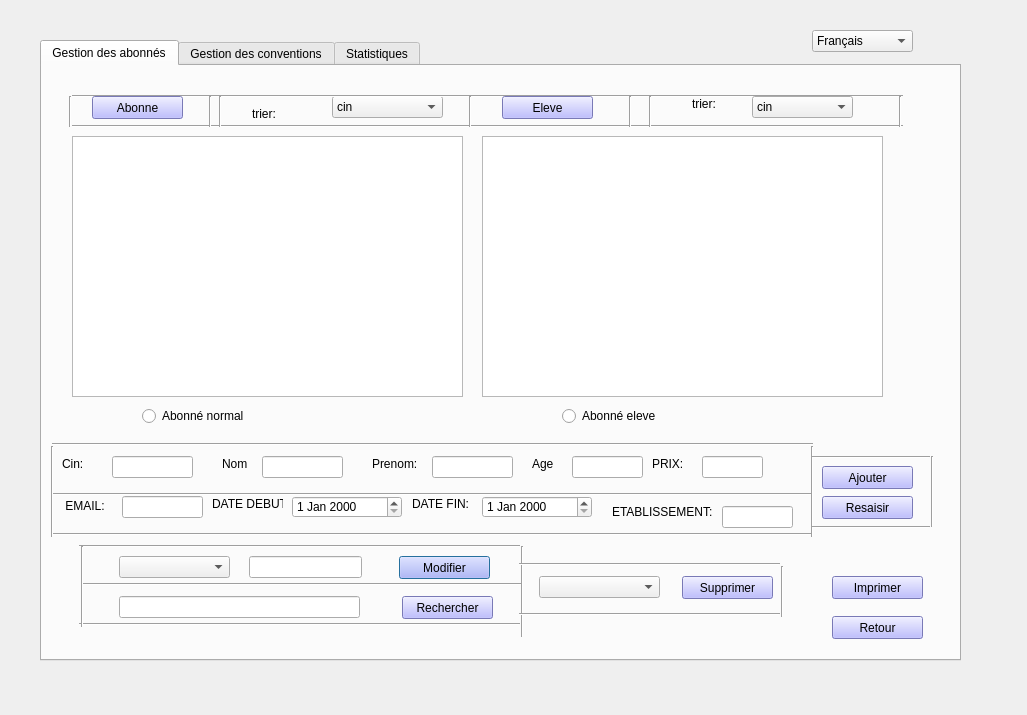
<?xml version="1.0" encoding="UTF-8"?>
<ui version="4.0">
 <class>gerer_abonne</class>
 <widget class="QDialog" name="gerer_abonne">
  <property name="geometry">
   <rect>
    <x>0</x>
    <y>0</y>
    <width>1027</width>
    <height>715</height>
   </rect>
  </property>
  <property name="windowTitle">
   <string>Dialog</string>
  </property>
  <widget class="QTabWidget" name="tabWidget">
   <property name="geometry">
    <rect>
     <x>40</x>
     <y>40</y>
     <width>921</width>
     <height>621</height>
    </rect>
   </property>
   <property name="currentIndex">
    <number>0</number>
   </property>
   <widget class="QWidget" name="tab_4">
    <attribute name="title">
     <string>Gestion des abonnés</string>
    </attribute>
    <widget class="QLabel" name="trier">
     <property name="geometry">
      <rect>
       <x>210</x>
       <y>40</y>
       <width>55</width>
       <height>16</height>
      </rect>
     </property>
     <property name="text">
      <string>trier: </string>
     </property>
    </widget>
    <widget class="QComboBox" name="comboTri_Ab">
     <property name="geometry">
      <rect>
       <x>290</x>
       <y>30</y>
       <width>111</width>
       <height>22</height>
      </rect>
     </property>
     <item>
      <property name="text">
       <string>cin</string>
      </property>
     </item>
     <item>
      <property name="text">
       <string>prenom</string>
      </property>
     </item>
     <item>
      <property name="text">
       <string>nom</string>
      </property>
     </item>
     <item>
      <property name="text">
       <string>age</string>
      </property>
     </item>
    </widget>
    <widget class="Line" name="line_47">
     <property name="geometry">
      <rect>
       <x>30</x>
       <y>20</y>
       <width>831</width>
       <height>20</height>
      </rect>
     </property>
     <property name="orientation">
      <enum>Qt::Horizontal</enum>
     </property>
    </widget>
    <widget class="Line" name="line_48">
     <property name="geometry">
      <rect>
       <x>30</x>
       <y>50</y>
       <width>831</width>
       <height>20</height>
      </rect>
     </property>
     <property name="orientation">
      <enum>Qt::Horizontal</enum>
     </property>
    </widget>
    <widget class="Line" name="line_49">
     <property name="geometry">
      <rect>
       <x>420</x>
       <y>30</y>
       <width>16</width>
       <height>31</height>
      </rect>
     </property>
     <property name="orientation">
      <enum>Qt::Vertical</enum>
     </property>
    </widget>
    <widget class="Line" name="line_50">
     <property name="geometry">
      <rect>
       <x>850</x>
       <y>30</y>
       <width>16</width>
       <height>31</height>
      </rect>
     </property>
     <property name="orientation">
      <enum>Qt::Vertical</enum>
     </property>
    </widget>
    <widget class="Line" name="line_51">
     <property name="geometry">
      <rect>
       <x>20</x>
       <y>30</y>
       <width>16</width>
       <height>31</height>
      </rect>
     </property>
     <property name="orientation">
      <enum>Qt::Vertical</enum>
     </property>
    </widget>
    <widget class="Line" name="line_52">
     <property name="geometry">
      <rect>
       <x>160</x>
       <y>30</y>
       <width>16</width>
       <height>31</height>
      </rect>
     </property>
     <property name="orientation">
      <enum>Qt::Vertical</enum>
     </property>
    </widget>
    <widget class="Line" name="line_53">
     <property name="geometry">
      <rect>
       <x>170</x>
       <y>30</y>
       <width>16</width>
       <height>31</height>
      </rect>
     </property>
     <property name="orientation">
      <enum>Qt::Vertical</enum>
     </property>
    </widget>
    <widget class="Line" name="line_54">
     <property name="geometry">
      <rect>
       <x>580</x>
       <y>30</y>
       <width>16</width>
       <height>31</height>
      </rect>
     </property>
     <property name="orientation">
      <enum>Qt::Vertical</enum>
     </property>
    </widget>
    <widget class="Line" name="line_55">
     <property name="geometry">
      <rect>
       <x>600</x>
       <y>30</y>
       <width>16</width>
       <height>31</height>
      </rect>
     </property>
     <property name="orientation">
      <enum>Qt::Vertical</enum>
     </property>
    </widget>
    <widget class="QLabel" name="trier_el">
     <property name="geometry">
      <rect>
       <x>650</x>
       <y>30</y>
       <width>55</width>
       <height>16</height>
      </rect>
     </property>
     <property name="text">
      <string>trier:</string>
     </property>
    </widget>
    <widget class="QComboBox" name="comboTri_EL">
     <property name="geometry">
      <rect>
       <x>710</x>
       <y>30</y>
       <width>101</width>
       <height>22</height>
      </rect>
     </property>
     <item>
      <property name="text">
       <string>cin</string>
      </property>
     </item>
     <item>
      <property name="text">
       <string>prenom</string>
      </property>
     </item>
     <item>
      <property name="text">
       <string>nom</string>
      </property>
     </item>
     <item>
      <property name="text">
       <string>age</string>
      </property>
     </item>
    </widget>
    <widget class="QTableView" name="tableView_ab">
     <property name="geometry">
      <rect>
       <x>30</x>
       <y>70</y>
       <width>391</width>
       <height>261</height>
      </rect>
     </property>
    </widget>
    <widget class="QTableView" name="tableView_el">
     <property name="geometry">
      <rect>
       <x>440</x>
       <y>70</y>
       <width>401</width>
       <height>261</height>
      </rect>
     </property>
    </widget>
    <widget class="QRadioButton" name="radioButton_Ab">
     <property name="geometry">
      <rect>
       <x>100</x>
       <y>340</y>
       <width>131</width>
       <height>20</height>
      </rect>
     </property>
     <property name="text">
      <string>Abonné normal</string>
     </property>
    </widget>
    <widget class="QRadioButton" name="radioButton_el">
     <property name="geometry">
      <rect>
       <x>520</x>
       <y>340</y>
       <width>131</width>
       <height>20</height>
      </rect>
     </property>
     <property name="text">
      <string>Abonné eleve</string>
     </property>
    </widget>
    <widget class="QLineEdit" name="CIN">
     <property name="geometry">
      <rect>
       <x>70</x>
       <y>390</y>
       <width>81</width>
       <height>22</height>
      </rect>
     </property>
    </widget>
    <widget class="QLineEdit" name="NOM">
     <property name="geometry">
      <rect>
       <x>220</x>
       <y>390</y>
       <width>81</width>
       <height>22</height>
      </rect>
     </property>
    </widget>
    <widget class="QLabel" name="label_cin">
     <property name="geometry">
      <rect>
       <x>20</x>
       <y>390</y>
       <width>55</width>
       <height>16</height>
      </rect>
     </property>
     <property name="text">
      <string>Cin:</string>
     </property>
    </widget>
    <widget class="QLabel" name="label_nom">
     <property name="geometry">
      <rect>
       <x>180</x>
       <y>390</y>
       <width>55</width>
       <height>16</height>
      </rect>
     </property>
     <property name="text">
      <string>Nom</string>
     </property>
    </widget>
    <widget class="QLabel" name="label_prenom">
     <property name="geometry">
      <rect>
       <x>330</x>
       <y>390</y>
       <width>51</width>
       <height>16</height>
      </rect>
     </property>
     <property name="text">
      <string>Prenom:</string>
     </property>
    </widget>
    <widget class="QLineEdit" name="PRENOM">
     <property name="geometry">
      <rect>
       <x>390</x>
       <y>390</y>
       <width>81</width>
       <height>22</height>
      </rect>
     </property>
    </widget>
    <widget class="QLineEdit" name="age_ab">
     <property name="geometry">
      <rect>
       <x>530</x>
       <y>390</y>
       <width>71</width>
       <height>22</height>
      </rect>
     </property>
    </widget>
    <widget class="QLabel" name="label_email">
     <property name="geometry">
      <rect>
       <x>20</x>
       <y>430</y>
       <width>71</width>
       <height>20</height>
      </rect>
     </property>
     <property name="text">
      <string> EMAIL:</string>
     </property>
    </widget>
    <widget class="QLabel" name="label_DD">
     <property name="geometry">
      <rect>
       <x>170</x>
       <y>430</y>
       <width>71</width>
       <height>16</height>
      </rect>
     </property>
     <property name="text">
      <string>DATE DEBUT:</string>
     </property>
    </widget>
    <widget class="QLabel" name="label_age">
     <property name="geometry">
      <rect>
       <x>490</x>
       <y>390</y>
       <width>55</width>
       <height>16</height>
      </rect>
     </property>
     <property name="text">
      <string>Age</string>
     </property>
    </widget>
    <widget class="QLineEdit" name="ADRESSE">
     <property name="geometry">
      <rect>
       <x>80</x>
       <y>430</y>
       <width>81</width>
       <height>22</height>
      </rect>
     </property>
    </widget>
    <widget class="QDateEdit" name="Date_Debut">
     <property name="geometry">
      <rect>
       <x>250</x>
       <y>430</y>
       <width>110</width>
       <height>22</height>
      </rect>
     </property>
    </widget>
    <widget class="QDateEdit" name="Date_Fin">
     <property name="geometry">
      <rect>
       <x>440</x>
       <y>430</y>
       <width>110</width>
       <height>22</height>
      </rect>
     </property>
    </widget>
    <widget class="QLabel" name="label_DF">
     <property name="geometry">
      <rect>
       <x>370</x>
       <y>430</y>
       <width>101</width>
       <height>16</height>
      </rect>
     </property>
     <property name="text">
      <string>DATE FIN:</string>
     </property>
    </widget>
    <widget class="QLabel" name="label_prix">
     <property name="geometry">
      <rect>
       <x>610</x>
       <y>390</y>
       <width>51</width>
       <height>16</height>
      </rect>
     </property>
     <property name="text">
      <string>PRIX:</string>
     </property>
    </widget>
    <widget class="QLineEdit" name="PRIX">
     <property name="geometry">
      <rect>
       <x>660</x>
       <y>390</y>
       <width>61</width>
       <height>22</height>
      </rect>
     </property>
    </widget>
    <widget class="QLabel" name="label_etablissement">
     <property name="geometry">
      <rect>
       <x>570</x>
       <y>430</y>
       <width>111</width>
       <height>31</height>
      </rect>
     </property>
     <property name="text">
      <string>ETABLISSEMENT:</string>
     </property>
    </widget>
    <widget class="QLineEdit" name="ETABLISSEMENT">
     <property name="geometry">
      <rect>
       <x>680</x>
       <y>440</y>
       <width>71</width>
       <height>22</height>
      </rect>
     </property>
    </widget>
    <widget class="QPushButton" name="modifierAbonne">
     <property name="geometry">
      <rect>
       <x>357</x>
       <y>490</y>
       <width>91</width>
       <height>23</height>
      </rect>
     </property>
     <property name="styleSheet">
      <string notr="true">background-color: rgb(170, 170, 255);</string>
     </property>
     <property name="text">
      <string>Modifier</string>
     </property>
    </widget>
    <widget class="QLineEdit" name="nomModif">
     <property name="geometry">
      <rect>
       <x>207</x>
       <y>490</y>
       <width>113</width>
       <height>22</height>
      </rect>
     </property>
    </widget>
    <widget class="QComboBox" name="comboModif">
     <property name="geometry">
      <rect>
       <x>77</x>
       <y>490</y>
       <width>111</width>
       <height>22</height>
      </rect>
     </property>
    </widget>
    <widget class="Line" name="line_56">
     <property name="geometry">
      <rect>
       <x>10</x>
       <y>370</y>
       <width>761</width>
       <height>16</height>
      </rect>
     </property>
     <property name="orientation">
      <enum>Qt::Horizontal</enum>
     </property>
    </widget>
    <widget class="Line" name="line_57">
     <property name="geometry">
      <rect>
       <x>10</x>
       <y>420</y>
       <width>761</width>
       <height>16</height>
      </rect>
     </property>
     <property name="orientation">
      <enum>Qt::Horizontal</enum>
     </property>
    </widget>
    <widget class="Line" name="line_58">
     <property name="geometry">
      <rect>
       <x>10</x>
       <y>460</y>
       <width>761</width>
       <height>16</height>
      </rect>
     </property>
     <property name="orientation">
      <enum>Qt::Horizontal</enum>
     </property>
    </widget>
    <widget class="Line" name="line_59">
     <property name="geometry">
      <rect>
       <x>0</x>
       <y>380</y>
       <width>20</width>
       <height>91</height>
      </rect>
     </property>
     <property name="orientation">
      <enum>Qt::Vertical</enum>
     </property>
    </widget>
    <widget class="Line" name="line_60">
     <property name="geometry">
      <rect>
       <x>760</x>
       <y>380</y>
       <width>20</width>
       <height>91</height>
      </rect>
     </property>
     <property name="orientation">
      <enum>Qt::Vertical</enum>
     </property>
    </widget>
    <widget class="Line" name="line_61">
     <property name="geometry">
      <rect>
       <x>770</x>
       <y>390</y>
       <width>118</width>
       <height>3</height>
      </rect>
     </property>
     <property name="orientation">
      <enum>Qt::Horizontal</enum>
     </property>
    </widget>
    <widget class="Line" name="line_62">
     <property name="geometry">
      <rect>
       <x>770</x>
       <y>460</y>
       <width>118</width>
       <height>3</height>
      </rect>
     </property>
     <property name="orientation">
      <enum>Qt::Horizontal</enum>
     </property>
    </widget>
    <widget class="Line" name="line_63">
     <property name="geometry">
      <rect>
       <x>880</x>
       <y>390</y>
       <width>20</width>
       <height>71</height>
      </rect>
     </property>
     <property name="orientation">
      <enum>Qt::Vertical</enum>
     </property>
    </widget>
    <widget class="QLineEdit" name="Recherche_Cin">
     <property name="geometry">
      <rect>
       <x>77</x>
       <y>530</y>
       <width>241</width>
       <height>22</height>
      </rect>
     </property>
    </widget>
    <widget class="Line" name="line_64">
     <property name="geometry">
      <rect>
       <x>37</x>
       <y>470</y>
       <width>441</width>
       <height>20</height>
      </rect>
     </property>
     <property name="orientation">
      <enum>Qt::Horizontal</enum>
     </property>
    </widget>
    <widget class="Line" name="line_65">
     <property name="geometry">
      <rect>
       <x>40</x>
       <y>510</y>
       <width>441</width>
       <height>16</height>
      </rect>
     </property>
     <property name="orientation">
      <enum>Qt::Horizontal</enum>
     </property>
    </widget>
    <widget class="Line" name="line_66">
     <property name="geometry">
      <rect>
       <x>37</x>
       <y>550</y>
       <width>441</width>
       <height>16</height>
      </rect>
     </property>
     <property name="orientation">
      <enum>Qt::Horizontal</enum>
     </property>
    </widget>
    <widget class="Line" name="line_67">
     <property name="geometry">
      <rect>
       <x>30</x>
       <y>480</y>
       <width>20</width>
       <height>81</height>
      </rect>
     </property>
     <property name="orientation">
      <enum>Qt::Vertical</enum>
     </property>
    </widget>
    <widget class="Line" name="line_68">
     <property name="geometry">
      <rect>
       <x>470</x>
       <y>480</y>
       <width>20</width>
       <height>91</height>
      </rect>
     </property>
     <property name="orientation">
      <enum>Qt::Vertical</enum>
     </property>
    </widget>
    <widget class="QComboBox" name="comboSupp">
     <property name="geometry">
      <rect>
       <x>497</x>
       <y>510</y>
       <width>121</width>
       <height>22</height>
      </rect>
     </property>
    </widget>
    <widget class="Line" name="line_69">
     <property name="geometry">
      <rect>
       <x>477</x>
       <y>490</y>
       <width>261</width>
       <height>16</height>
      </rect>
     </property>
     <property name="orientation">
      <enum>Qt::Horizontal</enum>
     </property>
    </widget>
    <widget class="Line" name="line_70">
     <property name="geometry">
      <rect>
       <x>477</x>
       <y>540</y>
       <width>261</width>
       <height>16</height>
      </rect>
     </property>
     <property name="orientation">
      <enum>Qt::Horizontal</enum>
     </property>
    </widget>
    <widget class="Line" name="line_71">
     <property name="geometry">
      <rect>
       <x>730</x>
       <y>500</y>
       <width>20</width>
       <height>51</height>
      </rect>
     </property>
     <property name="orientation">
      <enum>Qt::Vertical</enum>
     </property>
    </widget>
    <widget class="QPushButton" name="Rechercher">
     <property name="geometry">
      <rect>
       <x>360</x>
       <y>530</y>
       <width>91</width>
       <height>23</height>
      </rect>
     </property>
     <property name="styleSheet">
      <string notr="true">background-color: rgb(170, 170, 255);</string>
     </property>
     <property name="text">
      <string>Rechercher</string>
     </property>
    </widget>
    <widget class="QPushButton" name="supprimerAbonne">
     <property name="geometry">
      <rect>
       <x>640</x>
       <y>510</y>
       <width>91</width>
       <height>23</height>
      </rect>
     </property>
     <property name="styleSheet">
      <string notr="true">background-color: rgb(170, 170, 255);</string>
     </property>
     <property name="text">
      <string>Supprimer</string>
     </property>
    </widget>
    <widget class="QPushButton" name="Imprimer">
     <property name="geometry">
      <rect>
       <x>790</x>
       <y>510</y>
       <width>91</width>
       <height>23</height>
      </rect>
     </property>
     <property name="styleSheet">
      <string notr="true">background-color: rgb(170, 170, 255);</string>
     </property>
     <property name="text">
      <string>Imprimer</string>
     </property>
    </widget>
    <widget class="QPushButton" name="Retour_ab">
     <property name="geometry">
      <rect>
       <x>790</x>
       <y>550</y>
       <width>91</width>
       <height>23</height>
      </rect>
     </property>
     <property name="styleSheet">
      <string notr="true">background-color: rgb(170, 170, 255);</string>
     </property>
     <property name="text">
      <string>Retour</string>
     </property>
    </widget>
    <widget class="QPushButton" name="ajouterAbonne">
     <property name="geometry">
      <rect>
       <x>780</x>
       <y>400</y>
       <width>91</width>
       <height>23</height>
      </rect>
     </property>
     <property name="styleSheet">
      <string notr="true">background-color: rgb(170, 170, 255);</string>
     </property>
     <property name="text">
      <string>Ajouter</string>
     </property>
    </widget>
    <widget class="QPushButton" name="afficher_Ab">
     <property name="geometry">
      <rect>
       <x>50</x>
       <y>30</y>
       <width>91</width>
       <height>23</height>
      </rect>
     </property>
     <property name="styleSheet">
      <string notr="true">background-color: rgb(170, 170, 255);</string>
     </property>
     <property name="text">
      <string>Abonne</string>
     </property>
    </widget>
    <widget class="QPushButton" name="afficher_EL">
     <property name="geometry">
      <rect>
       <x>460</x>
       <y>30</y>
       <width>91</width>
       <height>23</height>
      </rect>
     </property>
     <property name="styleSheet">
      <string notr="true">background-color: rgb(170, 170, 255);</string>
     </property>
     <property name="text">
      <string>Eleve</string>
     </property>
    </widget>
    <widget class="QPushButton" name="Resaisir">
     <property name="geometry">
      <rect>
       <x>780</x>
       <y>430</y>
       <width>91</width>
       <height>23</height>
      </rect>
     </property>
     <property name="styleSheet">
      <string notr="true">background-color: rgb(170, 170, 255);</string>
     </property>
     <property name="text">
      <string>Resaisir</string>
     </property>
    </widget>
   </widget>
   <widget class="QWidget" name="tab_5">
    <attribute name="title">
     <string>Gestion des conventions</string>
    </attribute>
    <widget class="Line" name="line_72">
     <property name="geometry">
      <rect>
       <x>40</x>
       <y>70</y>
       <width>831</width>
       <height>20</height>
      </rect>
     </property>
     <property name="orientation">
      <enum>Qt::Horizontal</enum>
     </property>
    </widget>
    <widget class="QPushButton" name="afficherConv">
     <property name="geometry">
      <rect>
       <x>60</x>
       <y>30</y>
       <width>291</width>
       <height>31</height>
      </rect>
     </property>
     <property name="styleSheet">
      <string notr="true">background-color: rgb(170, 170, 255);</string>
     </property>
     <property name="text">
      <string>Liste des conventions </string>
     </property>
    </widget>
    <widget class="Line" name="line_73">
     <property name="geometry">
      <rect>
       <x>380</x>
       <y>20</y>
       <width>20</width>
       <height>61</height>
      </rect>
     </property>
     <property name="orientation">
      <enum>Qt::Vertical</enum>
     </property>
    </widget>
    <widget class="Line" name="line_74">
     <property name="geometry">
      <rect>
       <x>860</x>
       <y>20</y>
       <width>20</width>
       <height>61</height>
      </rect>
     </property>
     <property name="orientation">
      <enum>Qt::Vertical</enum>
     </property>
    </widget>
    <widget class="Line" name="line_75">
     <property name="geometry">
      <rect>
       <x>40</x>
       <y>10</y>
       <width>831</width>
       <height>20</height>
      </rect>
     </property>
     <property name="orientation">
      <enum>Qt::Horizontal</enum>
     </property>
    </widget>
    <widget class="QLabel" name="trier_conv">
     <property name="geometry">
      <rect>
       <x>400</x>
       <y>50</y>
       <width>55</width>
       <height>16</height>
      </rect>
     </property>
     <property name="text">
      <string>trier: </string>
     </property>
    </widget>
    <widget class="QComboBox" name="comboTri_conv">
     <property name="geometry">
      <rect>
       <x>450</x>
       <y>40</y>
       <width>111</width>
       <height>22</height>
      </rect>
     </property>
     <item>
      <property name="text">
       <string>--</string>
      </property>
     </item>
     <item>
      <property name="text">
       <string>ID</string>
      </property>
     </item>
     <item>
      <property name="text">
       <string>NomEntreprise</string>
      </property>
     </item>
    </widget>
    <widget class="Line" name="line_76">
     <property name="geometry">
      <rect>
       <x>30</x>
       <y>20</y>
       <width>20</width>
       <height>61</height>
      </rect>
     </property>
     <property name="orientation">
      <enum>Qt::Vertical</enum>
     </property>
    </widget>
    <widget class="Line" name="line_77">
     <property name="geometry">
      <rect>
       <x>370</x>
       <y>20</y>
       <width>20</width>
       <height>61</height>
      </rect>
     </property>
     <property name="orientation">
      <enum>Qt::Vertical</enum>
     </property>
    </widget>
    <widget class="Line" name="line_78">
     <property name="geometry">
      <rect>
       <x>610</x>
       <y>20</y>
       <width>20</width>
       <height>61</height>
      </rect>
     </property>
     <property name="orientation">
      <enum>Qt::Vertical</enum>
     </property>
    </widget>
    <widget class="Line" name="line_79">
     <property name="geometry">
      <rect>
       <x>600</x>
       <y>20</y>
       <width>20</width>
       <height>61</height>
      </rect>
     </property>
     <property name="orientation">
      <enum>Qt::Vertical</enum>
     </property>
    </widget>
    <widget class="QPushButton" name="Imprimer_2">
     <property name="geometry">
      <rect>
       <x>670</x>
       <y>30</y>
       <width>161</width>
       <height>31</height>
      </rect>
     </property>
     <property name="styleSheet">
      <string notr="true">background-color: rgb(170, 170, 255);</string>
     </property>
     <property name="text">
      <string>Imprimer</string>
     </property>
    </widget>
    <widget class="QTableView" name="tableView_conv">
     <property name="geometry">
      <rect>
       <x>70</x>
       <y>90</y>
       <width>741</width>
       <height>261</height>
      </rect>
     </property>
    </widget>
    <widget class="Line" name="line_80">
     <property name="geometry">
      <rect>
       <x>30</x>
       <y>350</y>
       <width>841</width>
       <height>16</height>
      </rect>
     </property>
     <property name="orientation">
      <enum>Qt::Horizontal</enum>
     </property>
    </widget>
    <widget class="Line" name="line_81">
     <property name="geometry">
      <rect>
       <x>30</x>
       <y>410</y>
       <width>841</width>
       <height>16</height>
      </rect>
     </property>
     <property name="orientation">
      <enum>Qt::Horizontal</enum>
     </property>
    </widget>
    <widget class="QLabel" name="label_id">
     <property name="geometry">
      <rect>
       <x>40</x>
       <y>380</y>
       <width>55</width>
       <height>16</height>
      </rect>
     </property>
     <property name="text">
      <string>ID:</string>
     </property>
    </widget>
    <widget class="QLineEdit" name="IdConv">
     <property name="geometry">
      <rect>
       <x>70</x>
       <y>380</y>
       <width>113</width>
       <height>22</height>
      </rect>
     </property>
    </widget>
    <widget class="QLabel" name="label_nomEntre">
     <property name="geometry">
      <rect>
       <x>200</x>
       <y>380</y>
       <width>111</width>
       <height>16</height>
      </rect>
     </property>
     <property name="text">
      <string>Nom Entreprise:</string>
     </property>
    </widget>
    <widget class="QLabel" name="label_date">
     <property name="geometry">
      <rect>
       <x>420</x>
       <y>380</y>
       <width>55</width>
       <height>16</height>
      </rect>
     </property>
     <property name="text">
      <string>Date fin:</string>
     </property>
    </widget>
    <widget class="QLineEdit" name="nomEntreprise">
     <property name="geometry">
      <rect>
       <x>300</x>
       <y>380</y>
       <width>113</width>
       <height>22</height>
      </rect>
     </property>
    </widget>
    <widget class="QDateEdit" name="dateEdit_Conv">
     <property name="geometry">
      <rect>
       <x>480</x>
       <y>380</y>
       <width>110</width>
       <height>22</height>
      </rect>
     </property>
    </widget>
    <widget class="QPushButton" name="ajouter_Conv">
     <property name="geometry">
      <rect>
       <x>650</x>
       <y>380</y>
       <width>91</width>
       <height>23</height>
      </rect>
     </property>
     <property name="styleSheet">
      <string notr="true">background-color: rgb(170, 170, 255);</string>
     </property>
     <property name="text">
      <string>Ajouter</string>
     </property>
    </widget>
    <widget class="QPushButton" name="resaisir_Conv">
     <property name="geometry">
      <rect>
       <x>760</x>
       <y>380</y>
       <width>91</width>
       <height>23</height>
      </rect>
     </property>
     <property name="styleSheet">
      <string notr="true">background-color: rgb(170, 170, 255);</string>
     </property>
     <property name="text">
      <string>Resaisir</string>
     </property>
    </widget>
    <widget class="Line" name="line_82">
     <property name="geometry">
      <rect>
       <x>30</x>
       <y>360</y>
       <width>3</width>
       <height>61</height>
      </rect>
     </property>
     <property name="orientation">
      <enum>Qt::Vertical</enum>
     </property>
    </widget>
    <widget class="Line" name="line_83">
     <property name="geometry">
      <rect>
       <x>0</x>
       <y>0</y>
       <width>3</width>
       <height>61</height>
      </rect>
     </property>
     <property name="orientation">
      <enum>Qt::Vertical</enum>
     </property>
    </widget>
    <widget class="Line" name="line_84">
     <property name="geometry">
      <rect>
       <x>870</x>
       <y>360</y>
       <width>3</width>
       <height>61</height>
      </rect>
     </property>
     <property name="orientation">
      <enum>Qt::Vertical</enum>
     </property>
    </widget>
    <widget class="QLineEdit" name="nom_Modif">
     <property name="geometry">
      <rect>
       <x>230</x>
       <y>440</y>
       <width>113</width>
       <height>22</height>
      </rect>
     </property>
    </widget>
    <widget class="QComboBox" name="conboConv_supp">
     <property name="geometry">
      <rect>
       <x>520</x>
       <y>460</y>
       <width>121</width>
       <height>22</height>
      </rect>
     </property>
    </widget>
    <widget class="Line" name="line_85">
     <property name="geometry">
      <rect>
       <x>60</x>
       <y>510</y>
       <width>441</width>
       <height>16</height>
      </rect>
     </property>
     <property name="orientation">
      <enum>Qt::Horizontal</enum>
     </property>
    </widget>
    <widget class="Line" name="line_86">
     <property name="geometry">
      <rect>
       <x>60</x>
       <y>420</y>
       <width>441</width>
       <height>20</height>
      </rect>
     </property>
     <property name="orientation">
      <enum>Qt::Horizontal</enum>
     </property>
    </widget>
    <widget class="Line" name="line_87">
     <property name="geometry">
      <rect>
       <x>493</x>
       <y>430</y>
       <width>20</width>
       <height>91</height>
      </rect>
     </property>
     <property name="orientation">
      <enum>Qt::Vertical</enum>
     </property>
    </widget>
    <widget class="QComboBox" name="conboConv_modif">
     <property name="geometry">
      <rect>
       <x>100</x>
       <y>440</y>
       <width>111</width>
       <height>22</height>
      </rect>
     </property>
    </widget>
    <widget class="Line" name="line_88">
     <property name="geometry">
      <rect>
       <x>750</x>
       <y>450</y>
       <width>20</width>
       <height>51</height>
      </rect>
     </property>
     <property name="orientation">
      <enum>Qt::Vertical</enum>
     </property>
    </widget>
    <widget class="QPushButton" name="supprimer_conv">
     <property name="geometry">
      <rect>
       <x>663</x>
       <y>460</y>
       <width>91</width>
       <height>23</height>
      </rect>
     </property>
     <property name="styleSheet">
      <string notr="true">background-color: rgb(170, 170, 255);</string>
     </property>
     <property name="text">
      <string>Supprimer</string>
     </property>
    </widget>
    <widget class="QLineEdit" name="recherche_id_2">
     <property name="geometry">
      <rect>
       <x>100</x>
       <y>480</y>
       <width>241</width>
       <height>22</height>
      </rect>
     </property>
    </widget>
    <widget class="QPushButton" name="rechercher_conv">
     <property name="geometry">
      <rect>
       <x>383</x>
       <y>480</y>
       <width>91</width>
       <height>23</height>
      </rect>
     </property>
     <property name="styleSheet">
      <string notr="true">background-color: rgb(170, 170, 255);</string>
     </property>
     <property name="text">
      <string>Rechercher</string>
     </property>
    </widget>
    <widget class="Line" name="line_89">
     <property name="geometry">
      <rect>
       <x>60</x>
       <y>460</y>
       <width>441</width>
       <height>16</height>
      </rect>
     </property>
     <property name="orientation">
      <enum>Qt::Horizontal</enum>
     </property>
    </widget>
    <widget class="Line" name="line_90">
     <property name="geometry">
      <rect>
       <x>500</x>
       <y>490</y>
       <width>261</width>
       <height>16</height>
      </rect>
     </property>
     <property name="orientation">
      <enum>Qt::Horizontal</enum>
     </property>
    </widget>
    <widget class="QPushButton" name="modifier_conv">
     <property name="geometry">
      <rect>
       <x>380</x>
       <y>440</y>
       <width>91</width>
       <height>23</height>
      </rect>
     </property>
     <property name="styleSheet">
      <string notr="true">background-color: rgb(170, 170, 255);</string>
     </property>
     <property name="text">
      <string>Modifier</string>
     </property>
    </widget>
    <widget class="Line" name="line_91">
     <property name="geometry">
      <rect>
       <x>500</x>
       <y>440</y>
       <width>261</width>
       <height>16</height>
      </rect>
     </property>
     <property name="orientation">
      <enum>Qt::Horizontal</enum>
     </property>
    </widget>
    <widget class="Line" name="line_92">
     <property name="geometry">
      <rect>
       <x>53</x>
       <y>430</y>
       <width>20</width>
       <height>81</height>
      </rect>
     </property>
     <property name="orientation">
      <enum>Qt::Vertical</enum>
     </property>
    </widget>
    <widget class="QPushButton" name="retour_conv">
     <property name="geometry">
      <rect>
       <x>780</x>
       <y>520</y>
       <width>91</width>
       <height>23</height>
      </rect>
     </property>
     <property name="styleSheet">
      <string notr="true">background-color: rgb(170, 170, 255);</string>
     </property>
     <property name="text">
      <string>Retour</string>
     </property>
    </widget>
   </widget>
   <widget class="QWidget" name="tab_6">
    <attribute name="title">
     <string>Statistiques</string>
    </attribute>
    <widget class="QPushButton" name="statistique_ab">
     <property name="geometry">
      <rect>
       <x>30</x>
       <y>50</y>
       <width>331</width>
       <height>23</height>
      </rect>
     </property>
     <property name="styleSheet">
      <string notr="true">background-color: rgb(170, 170, 255);</string>
     </property>
     <property name="text">
      <string>Consulter les statiques des abonnés</string>
     </property>
    </widget>
   </widget>
  </widget>
  <widget class="QComboBox" name="langue">
   <property name="geometry">
    <rect>
     <x>812</x>
     <y>30</y>
     <width>101</width>
     <height>22</height>
    </rect>
   </property>
   <item>
    <property name="text">
     <string>Français</string>
    </property>
   </item>
   <item>
    <property name="text">
     <string>Anglais</string>
    </property>
   </item>
  </widget>
 </widget>
 <resources/>
 <connections/>
</ui>
